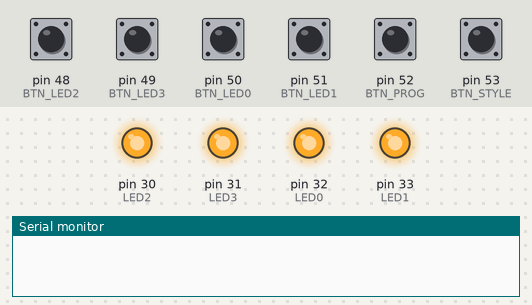
A sketch run on a simulated Arduino Mega 2560, built with avr-gcc and run on an emulated ATmega2560. Parts: output pins drawn as LEDs (lit = HIGH), the last lines printed to the serial monitor. The test bench sets the inputs (shaded band); at power-on: pin 52 (BTN_PROG), pin 53 (BTN_STYLE) HIGH, pin 48 (BTN_LED2), pin 49 (BTN_LED3), pin 50 (BTN_LED0), pin 51 (BTN_LED1) LOW.

Above: at 1.2 s.
1.3 s: pin 52 (BTN_PROG) pulled LOW for 0.15 s
At 2.8 s:
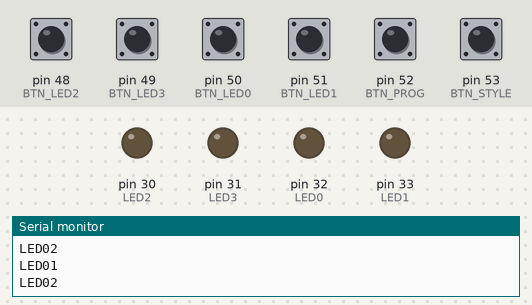
Timing chart, 0 to 4.3 s (numbered marks = the images above; inputs shaded):
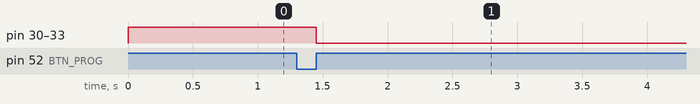

Measured:
- after the input at 1.3 s, pin 30 (LED2), pin 31 (LED3), pin 32 (LED0), pin 33 (LED1): HIGH → LOW after 0.15 s

The sketch:

LMC2_1819_TP06_MIGM.ino
```cpp
#include "Arduino.h"

#define BTN_PROG 52
#define BTN_STYLE 53
#define BTN_LED0 50
#define BTN_LED1 51
#define BTN_LED2 48
#define BTN_LED3 49
#define LED0 32
#define LED1 33
#define LED2 30
#define LED3 31

boolean enable[4]={0,0,0,0};
boolean mode;
boolean first;
int nbClick = 0;

void setup() {
	pinMode(BTN_PROG, INPUT);
	pinMode(BTN_STYLE, INPUT);
	pinMode(BTN_LED0, INPUT);
	pinMode(BTN_LED1, INPUT);
	pinMode(BTN_LED2, INPUT);
	pinMode(BTN_LED3, INPUT);
	pinMode(LED0, OUTPUT);
	pinMode(LED1, OUTPUT);
	pinMode(LED2, OUTPUT);
	pinMode(LED3, OUTPUT);
	Serial.begin(9600);
	digitalWrite(LED0,1);
	digitalWrite(LED1,1);
	digitalWrite(LED2,1);
	digitalWrite(LED3,1);
}

void loop() {
	nbClick = 0;
	first = 0;
	while(!digitalRead(BTN_PROG)){
		if (!first) {
			Serial.print("PROGRAMATION \r\n");
			enable[0]=0;
			enable[1]=0;
			enable[2]=0;
			enable[3]=0;
			digitalWrite(LED0,1);
			digitalWrite(LED1,1);
			digitalWrite(LED2,1);
			digitalWrite(LED3,1);
			first=1;
		}
		if (!digitalRead(BTN_STYLE)) {
			nbClick++;
			Serial.print(nbClick);
			Serial.print("\r\n");
			while(!digitalRead(BTN_STYLE)){

			}
		}
		if (nbClick==2) {
			mode=0;
		}else if (nbClick==3) {
			mode=1;
		}
		if (!digitalRead(BTN_LED0)) {
			enable[0]=1;
			Serial.print("LED01\r\n");
		}
		if (!digitalRead(BTN_LED1)) {
			enable[1]=1;
			Serial.print("LED02\r\n");
		}
		if (!digitalRead(BTN_LED2)) {
			enable[2]=1;
		}
		if (!digitalRead(BTN_LED3)) {
			enable[3]=1;
		}
	}
	if (mode) {
		if (enable[0]) {
			digitalWrite(LED0,1);
		}
		if (enable[1]) {
			digitalWrite(LED1,1);
		}
		if (enable[2]) {
			digitalWrite(LED2,1);
		}
		if (enable[3]) {
			digitalWrite(LED3,1);
		}
		delay(500);
		if (enable[0]) {
			digitalWrite(LED0,0);
		}
		if (enable[1]) {
			digitalWrite(LED1,0);
		}
		if (enable[2]) {
			digitalWrite(LED2,0);
		}
		if (enable[3]) {
			digitalWrite(LED3,0);
		}
		delay(500);

	}else {

		if (enable[0]) {
			digitalWrite(LED0,0);
		}
		if (enable[1]) {
			digitalWrite(LED1,0);
		}
		if (enable[2]) {
			digitalWrite(LED2,0);
		}
		if (enable[3]) {
			digitalWrite(LED3,0);
		}

	}

}
```
